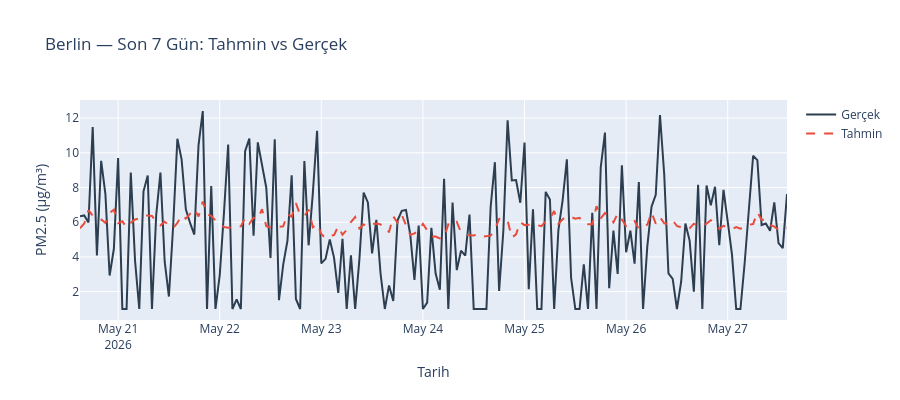

The cell this chart's notebook holds for it:
### Code cell
# Zaman serisi olarak tahmin
test_with_pred = test_df.copy()
test_with_pred['prediction'] = metrics['y_pred']

# Hedef zaman damgası: şimdi + HORIZON
test_with_pred['target_datetime'] = test_with_pred['datetime'] + pd.Timedelta(hours=HORIZON)

# Son 7 günü göster
last_week = test_with_pred.tail(168)
fig = go.Figure()
fig.add_trace(go.Scatter(x=last_week['target_datetime'], y=last_week['y'],
                          mode='lines', name='Gerçek', line=dict(color='#2c3e50', width=2)))
fig.add_trace(go.Scatter(x=last_week['target_datetime'], y=last_week['prediction'],
                          mode='lines', name='Tahmin', line=dict(color='#e74c3c', width=2, dash='dash')))
fig.update_layout(title=f'{CITY} — Son 7 Gün: Tahmin vs Gerçek',
                  xaxis_title='Tarih', yaxis_title='PM2.5 (μg/m³)',
                  height=400)
fig.show()

### Figure 1 — Plotly figure (JSON) as saved in the notebook; plotly's stock layout.template omitted (floating-point values rounded to 4 significant figures; data arrays with more than 128 entries replaced by an {"elided": "..."} marker saying what was removed)
{"data": [{"line": {"color": "#2c3e50", "width": 2}, "mode": "lines", "name": "Gerçek", "type": "scatter", "x": {"elided": "168 str values"}, "y": {"elided": "168 float values"}}, {"line": {"color": "#e74c3c", "dash": "dash", "width": 2}, "mode": "lines", "name": "Tahmin", "type": "scatter", "x": {"elided": "168 str values"}, "y": {"elided": "168 float values"}}], "layout": {"height": 400, "title": {"text": "Berlin — Son 7 Gün: Tahmin vs Gerçek"}, "xaxis": {"title": {"text": "Tarih"}}, "yaxis": {"title": {"text": "PM2.5 (μg/m³)"}}}}
